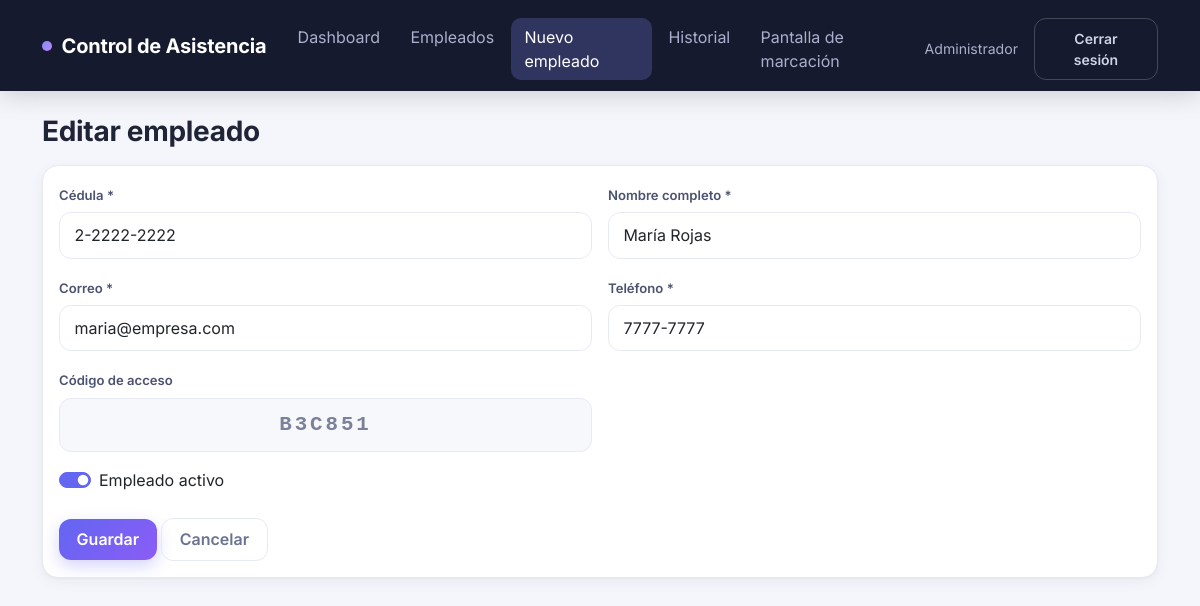
The page /admin/empleado_form.php?id=2 (signed in) on the database its author committed.
### tables this page shows
CREATE TABLE IF NOT EXISTS empleados (
  id INT AUTO_INCREMENT PRIMARY KEY,
  cedula VARCHAR(20) NOT NULL UNIQUE,
  nombre VARCHAR(120) NOT NULL,
  correo VARCHAR(120) NOT NULL,
  telefono VARCHAR(20) NOT NULL,
  codigo_acceso VARCHAR(6) NOT NULL UNIQUE,
  estado TINYINT(1) NOT NULL DEFAULT 1,
  fecha_registro DATETIME NOT NULL DEFAULT CURRENT_TIMESTAMP
);

### includes/funciones.php (called while the page is built, shortened)
<?php
function e($v) { return htmlspecialchars((string)$v, ENT_QUOTES, 'UTF-8'); }

### admin/empleado_form.php (the view, shortened to what this page needs)
<?php
require_once __DIR__ . '/../includes/auth.php';
$id = (int)($_GET['id'] ?? $_POST['id'] ?? 0);
$emp = ['cedula' => '', 'nombre' => '', 'correo' => '', 'telefono' => '', 'codigo_acceso' => '', 'estado' => 1];
if ($id > 0) {
    $st = $conn->prepare("SELECT * FROM empleados WHERE id = ?");
    $st->bind_param('i', $id);
    $st->execute();
    $fila = $st->get_result()->fetch_assoc();
    $emp = $fila;
}
include __DIR__ . '/../includes/header.php';
?>
<h3 class="mb-3"><?= $id ? 'Editar empleado' : 'Registrar nuevo empleado' ?></h3>
<div class="card shadow-sm">
  <div class="card-body">
    <form method="post" novalidate>
      <div class="row g-3">
        <div class="col-md-6">
          <label class="form-label">Cédula *</label>
          <input type="text" name="cedula" class="form-control" value="<?= e($emp['cedula']) ?>" placeholder="1-1111-1111" required>
        </div>
        <div class="col-md-6">
          <label class="form-label">Nombre completo *</label>
          <input type="text" name="nombre" class="form-control" value="<?= e($emp['nombre']) ?>" required>
        </div>
        <div class="col-md-6">
          <label class="form-label">Correo *</label>
          <input type="email" name="correo" class="form-control" value="<?= e($emp['correo']) ?>" required>
        </div>
        <div class="col-md-6">
          <label class="form-label">Teléfono *</label>
          <input type="text" name="telefono" class="form-control" value="<?= e($emp['telefono']) ?>" required>
        </div>
        <?php if ($id): ?>
        <div class="col-md-6">
          <label class="form-label">Código de acceso</label>
          <input type="text" class="form-control codigo" value="<?= e($emp['codigo_acceso']) ?>" disabled>
        </div>
        <?php else: ?>
        <div class="col-md-6"><div class="form-text mt-4">El código de acceso se genera automáticamente al guardar.</div></div>
        <?php endif; ?>
        <div class="col-12">
          <div class="form-check form-switch">
            <input class="form-check-input" type="checkbox" name="estado" id="estado" <?= $emp['estado'] ? 'checked' : '' ?>>
            <label class="form-check-label" for="estado">Empleado activo</label>
          </div>
        </div>
      </div>
      <div class="mt-4">
        <button class="btn btn-primary">Guardar</button>
        <a href="empleados.php" class="btn btn-outline-secondary">Cancelar</a>
      </div>
    </form>
  </div>
</div>
<?php include __DIR__ . '/../includes/footer.php'; ?>

### assets/style.css (style rules this page uses)
:root { --bg: #f5f6fb; --surface: #ffffff; --ink: #1f2437; --muted: #7a8199; --line: #e8eaf3; --brand: #6366f1; --brand-2: #8b5cf6; --ok-soft: #e3f8ea; --warn-soft: #fff3d6; --bad-soft: #fee9ea; --radius: 16px; --shadow-sm: 0 1px 2px rgba(31,36,55,.04), 0 4px 14px rgba(31,36,55,.05); --shadow-md: 0 12px 32px rgba(31,36,55,.10); --ease: cubic-bezier(.22, 1, .36, 1); --bs-primary: #6366f1; --bs-primary-rgb: 99, 102, 241; --bs-link-color: #6366f1; --bs-link-color-rgb: 99, 102, 241; --bs-link-hover-color: #4f46e5; }
body { font-family: 'Inter', system-ui, -apple-system, 'Segoe UI', sans-serif; color: var(--ink); -webkit-font-smoothing: antialiased; }
body.bg-light { background: var(--bg) !important; }
a { text-decoration: none; transition: color .2s; }
h3, h4 { font-weight: 700; letter-spacing: -.3px; color: var(--ink); }
.card { background: var(--surface); border: 1px solid var(--line); border-radius: var(--radius); overflow: hidden; }
.card.shadow-sm, .card.shadow { box-shadow: var(--shadow-sm) !important; }
.btn { border-radius: 12px; font-weight: 600; padding: .55rem 1.1rem; transition: transform .25s var(--ease), box-shadow .25s var(--ease), background .25s, color .25s; }
.btn-primary { color: #fff; border: 0; background: linear-gradient(135deg, var(--brand), var(--brand-2)); box-shadow: 0 6px 16px rgba(99,102,241,.28); }
.btn-outline-secondary { --bs-btn-color: #6b7390; --bs-btn-border-color: var(--line); --bs-btn-hover-bg: #f3f4f9; --bs-btn-hover-color: var(--ink); --bs-btn-hover-border-color: #dcdfeb; --bs-btn-active-bg: #eceef6; --bs-btn-active-color: var(--ink); --bs-btn-active-border-color: #dcdfeb; }
.form-label { font-size: .82rem; font-weight: 600; color: #4b5270; margin-bottom: .4rem; }
.form-control { background: #fff; border: 1.5px solid var(--line); border-radius: 12px; padding: .65rem .9rem; transition: border-color .25s, box-shadow .25s, transform .25s var(--ease); }
.form-control:disabled { background: #f7f8fc; color: var(--muted); }
.form-check-input { cursor: pointer; border-color: #cfd3e6; }
.form-check-input:checked { background-color: var(--brand); border-color: var(--brand); }
.codigo { font-family: ui-monospace, 'Cascadia Code', Consolas, monospace; font-weight: 600; letter-spacing: .14em; }
input.codigo { text-transform: uppercase; text-align: center; font-size: 1.3rem; }

### rows shown on the page
empleados: cedula "2-2222-2222", nombre "María Rojas", correo "maria@empresa.com", telefono "7777-7777", codigo_acceso "B3C851", estado "☑"

### other values the page prints
$_SESSION['usuario_nombre'] "Administrador"
